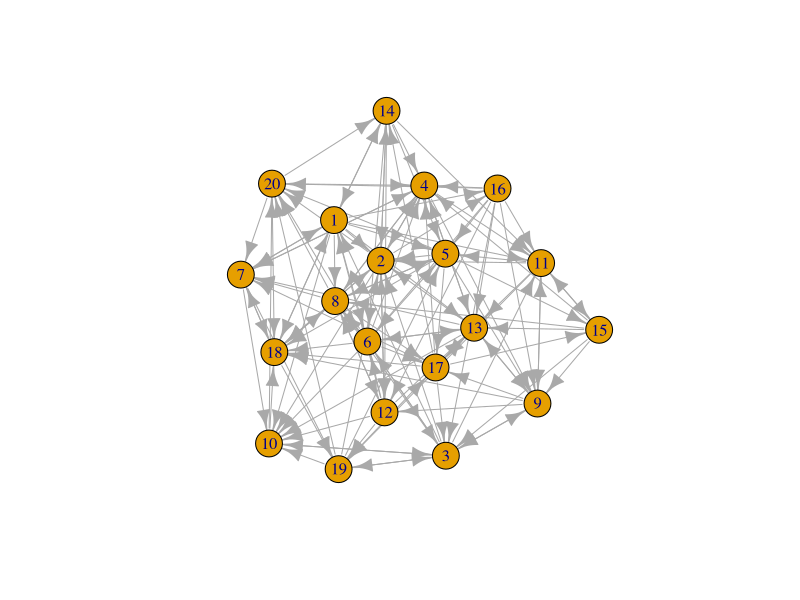

R code for this plot:
## ---- chunk 1
knitr::opts_chunk$set(echo = TRUE)
# import the libraries needed
library(igraph)
library(ggraph) # If you get an error run install.packages('ggraph')
library(tidygraph) # If you get an error run install.packages('tidygraph')
library(readxl) # If you get an error run install.packages('tidyverse')
set_graph_style(family='sans')
## ---- chunk 2
#edgelist <- read_excel("./edges.xlsx")
## ---- chunk 3

#edgelist
## ---- chunk 4

#node_atts <- read_excel("./node_atts.xlsx")
## ---- chunk 5

#node_atts
## ---- chunk 6
#G <- graph_from_data_frame(d = edgelist, 
#                           vertices = node_atts, directed = T)
#plot(G)
## ---- chunk 7
#G <- as_tbl_graph(G)

#G
## ---- chunk 8
## YOUR CODE HERE


## ---- chunk 9
#library(networkdata)
## ---- chunk 10
# This code turns the ht_advice network object into a tidygraph object, and saves it as G
#G <- as_tbl_graph(ht_advice)
#plot(G)
## ---- chunk 11

# YOUR CODE HERE


## ---- chunk 12

G = play_gnp(20, .4)

plot(G)

## ---- chunk 13

# YOUR CODE HERE
